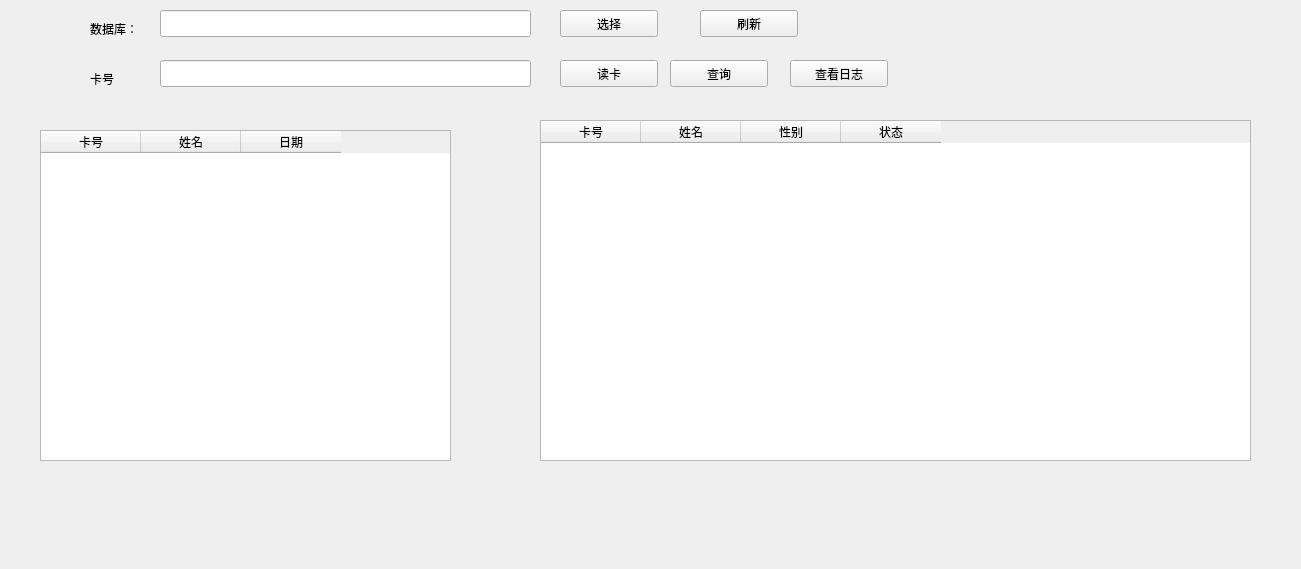
<?xml version="1.0" encoding="UTF-8"?>
<ui version="4.0">
 <class>lsk_chaxun</class>
 <widget class="QWidget" name="lsk_chaxun">
  <property name="geometry">
   <rect>
    <x>0</x>
    <y>0</y>
    <width>1301</width>
    <height>569</height>
   </rect>
  </property>
  <property name="windowTitle">
   <string>Form</string>
  </property>
  <widget class="QPushButton" name="pushButton">
   <property name="geometry">
    <rect>
     <x>560</x>
     <y>10</y>
     <width>98</width>
     <height>27</height>
    </rect>
   </property>
   <property name="text">
    <string>选择</string>
   </property>
  </widget>
  <widget class="QLabel" name="label_2">
   <property name="geometry">
    <rect>
     <x>90</x>
     <y>20</y>
     <width>67</width>
     <height>17</height>
    </rect>
   </property>
   <property name="text">
    <string>数据库：</string>
   </property>
  </widget>
  <widget class="QLineEdit" name="lineEdit_db">
   <property name="geometry">
    <rect>
     <x>160</x>
     <y>10</y>
     <width>371</width>
     <height>27</height>
    </rect>
   </property>
  </widget>
  <widget class="QPushButton" name="pushButton_2">
   <property name="geometry">
    <rect>
     <x>700</x>
     <y>10</y>
     <width>98</width>
     <height>27</height>
    </rect>
   </property>
   <property name="text">
    <string>刷新</string>
   </property>
  </widget>
  <widget class="QLabel" name="label_3">
   <property name="geometry">
    <rect>
     <x>90</x>
     <y>70</y>
     <width>67</width>
     <height>17</height>
    </rect>
   </property>
   <property name="text">
    <string>卡号</string>
   </property>
  </widget>
  <widget class="QLineEdit" name="lineEdit_db_2">
   <property name="geometry">
    <rect>
     <x>160</x>
     <y>60</y>
     <width>371</width>
     <height>27</height>
    </rect>
   </property>
  </widget>
  <widget class="QPushButton" name="pushButton_3">
   <property name="geometry">
    <rect>
     <x>560</x>
     <y>60</y>
     <width>98</width>
     <height>27</height>
    </rect>
   </property>
   <property name="text">
    <string>读卡</string>
   </property>
  </widget>
  <widget class="QPushButton" name="pushButton_4">
   <property name="geometry">
    <rect>
     <x>670</x>
     <y>60</y>
     <width>98</width>
     <height>27</height>
    </rect>
   </property>
   <property name="text">
    <string>查询</string>
   </property>
  </widget>
  <widget class="QPushButton" name="pushButton_5">
   <property name="geometry">
    <rect>
     <x>790</x>
     <y>60</y>
     <width>98</width>
     <height>27</height>
    </rect>
   </property>
   <property name="text">
    <string>查看日志</string>
   </property>
  </widget>
  <widget class="QTableWidget" name="tableWidget">
   <property name="geometry">
    <rect>
     <x>40</x>
     <y>130</y>
     <width>411</width>
     <height>331</height>
    </rect>
   </property>
   <column>
    <property name="text">
     <string>卡号</string>
    </property>
   </column>
   <column>
    <property name="text">
     <string>姓名</string>
    </property>
   </column>
   <column>
    <property name="text">
     <string>日期</string>
    </property>
   </column>
  </widget>
  <widget class="QTableWidget" name="tableWidget_2">
   <property name="geometry">
    <rect>
     <x>540</x>
     <y>120</y>
     <width>711</width>
     <height>341</height>
    </rect>
   </property>
   <column>
    <property name="text">
     <string>卡号</string>
    </property>
   </column>
   <column>
    <property name="text">
     <string>姓名</string>
    </property>
   </column>
   <column>
    <property name="text">
     <string>性别</string>
    </property>
   </column>
   <column>
    <property name="text">
     <string>状态</string>
    </property>
   </column>
  </widget>
 </widget>
 <resources/>
 <connections/>
</ui>
